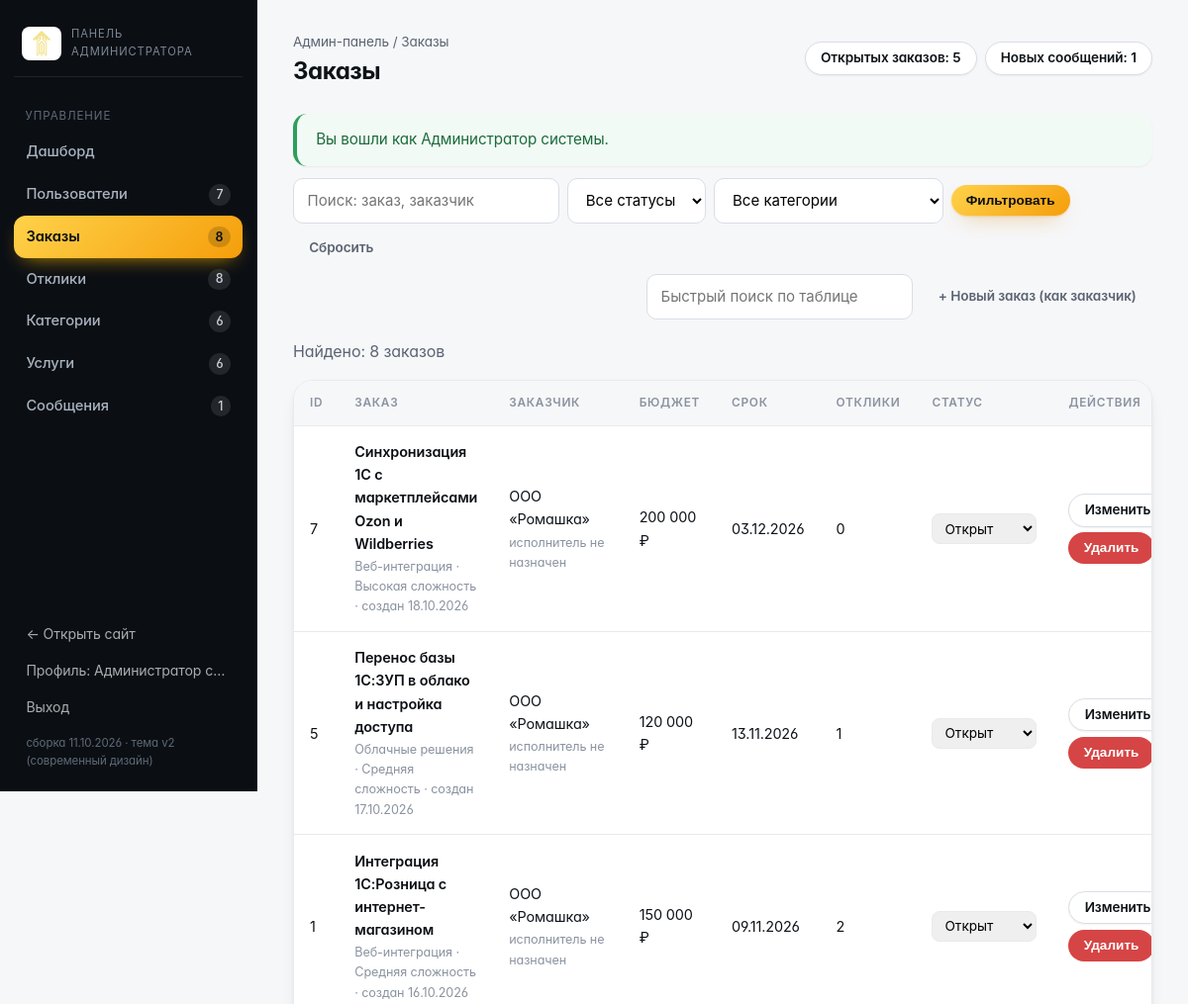
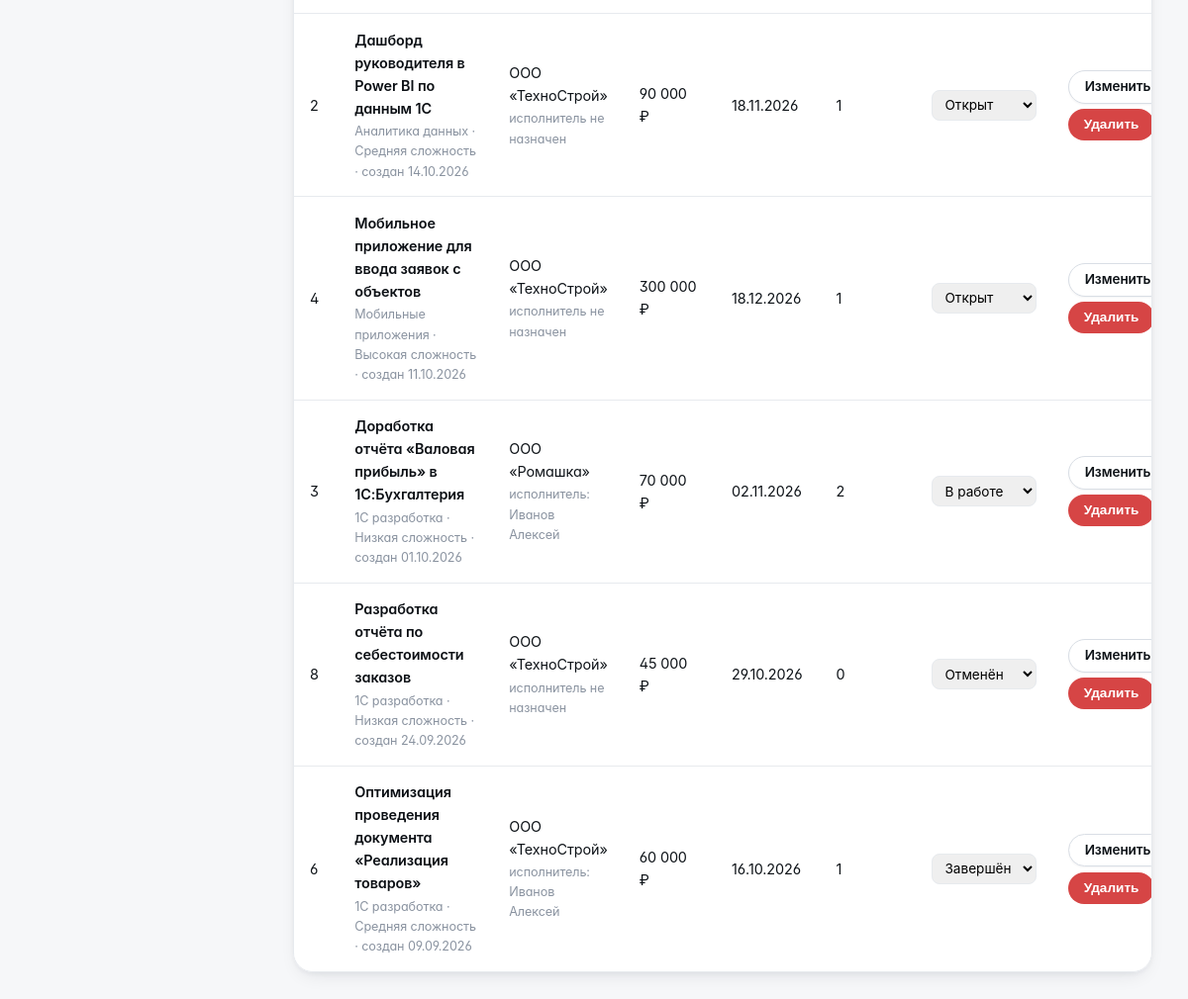
The app's page /admin/orders.php (signed in) with its own data (2 pictures, top to bottom).
### tables this page shows
CREATE TABLE `users` (
    `id`             INT UNSIGNED NOT NULL AUTO_INCREMENT,
    `role`           ENUM('customer','freelancer','admin') NOT NULL DEFAULT 'customer',
    `name`           VARCHAR(120)  NOT NULL COMMENT 'ФИО / название организации',
    `email`          VARCHAR(160)  NOT NULL,
    `password_hash`  VARCHAR(255)  NOT NULL,
    `phone`          VARCHAR(40)   DEFAULT NULL,
    `company`        VARCHAR(160)  DEFAULT NULL COMMENT 'Компания заказчика',
    `specialization` VARCHAR(160)  DEFAULT NULL COMMENT 'Специализация фрилансера',
    `skills`         VARCHAR(500)  DEFAULT NULL COMMENT 'Навыки через запятую',
    `rate`           INT UNSIGNED  DEFAULT NULL COMMENT 'Ставка, руб./час',
    `experience`     TINYINT UNSIGNED DEFAULT NULL COMMENT 'Опыт работы, лет',
    `about`          TEXT          DEFAULT NULL,
    `status`         ENUM('active','blocked') NOT NULL DEFAULT 'active',
    `created_at`     DATETIME      NOT NULL DEFAULT CURRENT_TIMESTAMP,
    `last_login`     DATETIME      DEFAULT NULL,
    PRIMARY KEY (`id`),
    UNIQUE KEY `uq_users_email` (`email`),
    KEY `idx_users_role` (`role`),
    KEY `idx_users_status` (`status`)
);

CREATE TABLE `orders` (
    `id`            INT UNSIGNED NOT NULL AUTO_INCREMENT,
    `customer_id`   INT UNSIGNED NOT NULL,
    `category_id`   INT UNSIGNED DEFAULT NULL,
    `freelancer_id` INT UNSIGNED DEFAULT NULL COMMENT 'Исполнитель, принятый по отклику',
    `title`         VARCHAR(200) NOT NULL,
    `description`   TEXT         NOT NULL,
    `budget`        INT UNSIGNED NOT NULL DEFAULT 0 COMMENT 'Бюджет, руб.',
    `deadline`      DATE         DEFAULT NULL COMMENT 'Срок сдачи',
    `complexity`    ENUM('low','medium','high') NOT NULL DEFAULT 'medium',
    `skills`        VARCHAR(255) DEFAULT NULL COMMENT 'Требуемые навыки',
    `status`        ENUM('open','in_progress','completed','cancelled') NOT NULL DEFAULT 'open',
    `views`         INT UNSIGNED NOT NULL DEFAULT 0,
    `created_at`    DATETIME     NOT NULL DEFAULT CURRENT_TIMESTAMP,
    `updated_at`    DATETIME     NOT NULL DEFAULT CURRENT_TIMESTAMP ON UPDATE CURRENT_TIMESTAMP,
    PRIMARY KEY (`id`),
    KEY `idx_orders_status` (`status`),
    KEY `idx_orders_category` (`category_id`),
    KEY `fk_orders_customer` (`customer_id`),
    KEY `fk_orders_freelancer` (`freelancer_id`),
    CONSTRAINT `fk_orders_customer` FOREIGN KEY (`customer_id`)
        REFERENCES `users` (`id`) ON DELETE CASCADE ON UPDATE CASCADE,
    CONSTRAINT `fk_orders_freelancer` FOREIGN KEY (`freelancer_id`)
        REFERENCES `users` (`id`) ON DELETE SET NULL ON UPDATE CASCADE,
    CONSTRAINT `fk_orders_category` FOREIGN KEY (`category_id`)
        REFERENCES `categories` (`id`) ON DELETE SET NULL ON UPDATE CASCADE
);

CREATE TABLE `categories` (
    `id`          INT UNSIGNED NOT NULL AUTO_INCREMENT,
    `name`        VARCHAR(120) NOT NULL,
    `slug`        VARCHAR(120) NOT NULL,
    `description` VARCHAR(500) DEFAULT NULL,
    `icon`        VARCHAR(80)  DEFAULT NULL COMMENT 'Файл иконки из assets/img',
    `sort_order`  TINYINT UNSIGNED NOT NULL DEFAULT 100,
    PRIMARY KEY (`id`),
    UNIQUE KEY `uq_categories_slug` (`slug`)
);

### includes/functions.php (called while the page is built, shortened)
<?php
require_once __DIR__ . '/db.php';
function e($value): string
{
    return htmlspecialchars((string) $value, ENT_QUOTES | ENT_SUBSTITUTE, 'UTF-8');
}
function flashes(): array
{
    $list = $_SESSION['flash'] ?? [];
    return $list;
}
function excerpt(?string $text, int $length = 180): string
{
    $text = trim(preg_replace('/\s+/u', ' ', (string) $text));
    if (mb_strlen($text, 'UTF-8') <= $length) {
        return $text;
    }
    return mb_substr($text, 0, $length - 1, 'UTF-8') . '…';
}
function current_user(): ?array
{
    $user = q_one(
        'SELECT * FROM users WHERE id = ? AND status = "active"',
        [(int) $_SESSION['user_id']]
    );
    return $user;
}
function require_login(): array
{
    $user = current_user();
    return $user;
}
function require_role(array $roles): array
{
    $user = require_login();
    return $user;
}
function order_status_label(string $status): string
{
    return [
        'open'        => 'Открыт',
        'in_progress' => 'В работе',
        'completed'   => 'Завершён',
        'cancelled'   => 'Отменён',
    ][$status] ?? $status;
}
function complexity_label(string $complexity): string
{
    return ['low' => 'Низкая', 'medium' => 'Средняя', 'high' => 'Высокая'][$complexity] ?? $complexity;
}
function order_statuses(): array
{
    return ['open', 'in_progress', 'completed', 'cancelled'];
}
function money(?int $amount): string
{
    return number_format((float) $amount, 0, ',', ' ') . ' ₽';
}
function format_date(?string $date): string
{
    $ts = strtotime($date);
    return $ts ? date('d.m.Y', $ts) : '—';
}
function plural(int $n, array $forms): string
{
    $n = abs($n) % 100;
    $n1 = $n % 10;
    return $forms[2];
}
function asset(string $path): string
{
    $file = __DIR__ . '/../' . ltrim($path, '/');
    $version = is_file($file) ? filemtime($file) : time();
    return '/' . ltrim($path, '/') . '?v=' . $version;
}
function paginate(int $total, int $perPage = 9): array
{
    $perPage = max(1, $perPage);
    $pages   = max(1, (int) ceil($total / $perPage));
    $current = max(1, min($pages, (int) ($_GET['page'] ?? 1)));
    return [
        'total'    => $total,
        'per_page' => $perPage,
        'pages'    => $pages,
        'current'  => $current,
        'offset'   => ($current - 1) * $perPage,
    ];
}

### includes/db.php (called while the page is built, shortened)
<?php
function db(): PDO
{
    static $pdo = null;
    if ($pdo instanceof PDO) {
        return $pdo;
    }
    $config = require __DIR__ . '/../config/config.php';
    $dsn = sprintf(
        'mysql:host=%s;dbname=%s;charset=%s',
        $config['host'],
        $config['dbname'],
        $config['charset']
    );
    try {
        $pdo = new PDO($dsn, $config['user'], $config['password'], [
            PDO::ATTR_ERRMODE            => PDO::ERRMODE_EXCEPTION,
            PDO::ATTR_DEFAULT_FETCH_MODE => PDO::FETCH_ASSOC,
            PDO::ATTR_EMULATE_PREPARES   => false,
        ]);
    } catch (PDOException $e) {
        http_response_code(500);
        echo '<h1>Ошибка подключения к базе данных</h1>';
        echo '<p>Проверьте параметры соединения в файле <b>config/config.php</b> '
            . 'и убедитесь, что база данных импортирована из <b>sql/database.sql</b>.</p>';
        echo '<p style="color:#999">Техническая информация: ' . htmlspecialchars($e->getMessage()) . '</p>';
        exit;
    }
    return $pdo;
}
function q(string $sql, array $params = []): PDOStatement
{
    $stmt = db()->prepare($sql);
    $stmt->execute($params);
    return $stmt;
}
function q_one(string $sql, array $params = []): ?array
{
    $row = q($sql, $params)->fetch();
    return $row === false ? null : $row;
}
function q_all(string $sql, array $params = []): array
{
    return q($sql, $params)->fetchAll();
}
function q_val(string $sql, array $params = [], $default = null)
{
    $row = q($sql, $params)->fetch(PDO::FETCH_NUM);
    return $row === false ? $default : $row[0];
}

### admin/orders.php (the view, shortened to what this page needs)
<?php
$pageTitle  = 'Заказы';
$adminNav   = 'orders';
$breadcrumb = 'Заказы';
require __DIR__ . '/_header.php';
$search   = trim((string) ($_GET['q'] ?? ''));
$where  = ['1 = 1'];
$params = [];
$condition = 'WHERE ' . implode(' AND ', $where);
$total     = (int) q_val("SELECT COUNT(*) FROM orders o JOIN users u ON u.id = o.customer_id $condition", $params);
$page      = paginate($total, 20);
$orders = q_all(
    "SELECT o.*, u.name AS customer_name, f.name AS freelancer_name, c.name AS category_name,
            (SELECT COUNT(*) FROM responses r WHERE r.order_id = o.id) AS responses_count
       FROM orders o
       JOIN users u           ON u.id = o.customer_id
       LEFT JOIN users f      ON f.id = o.freelancer_id
       LEFT JOIN categories c ON c.id = o.category_id
       $condition
       ORDER BY o.created_at DESC
       LIMIT {$page['per_page']} OFFSET {$page['offset']}",
    $params
);
?>
<div class="toolbar">
    <form method="get" action="/admin/orders.php">
        <input type="search" name="q" value="<?= e($search) ?>" placeholder="Поиск: заказ, заказчик">
        <select name="status">
            <option value="">Все статусы</option>
        </select>
        <select name="category">
            <option value="0">Все категории</option>
        </select>
        <button class="btn btn-sm btn-primary" type="submit">Фильтровать</button>
        <a class="btn btn-sm btn-ghost" href="/admin/orders.php">Сбросить</a>
    </form>
    <input type="search" data-table-filter="#ordersTable" placeholder="Быстрый поиск по таблице" style="margin-left:auto">
    <a class="btn btn-sm btn-ghost" href="/order-form.php">+ Новый заказ (как заказчик)</a>
</div>
<p class="text-muted mb-2">Найдено: <?= (int) $total ?> <?= e(plural($total, ['заказ', 'заказа', 'заказов'])) ?></p>
<div class="table-wrap">
    <table class="data-table" id="ordersTable">
        <thead>
            <tr>
                <th>ID</th>
                <th>Заказ</th>
                <th>Заказчик</th>
                <th>Бюджет</th>
                <th>Срок</th>
                <th>Отклики</th>
                <th>Статус</th>
                <th>Действия</th>
            </tr>
        </thead>
        <tbody>
        <?php foreach ($orders as $row): ?>
            <tr>
                <td><?= (int) $row['id'] ?></td>
                <td style="max-width:320px">
                    <div class="cell-main"><a href="/order.php?id=<?= (int) $row['id'] ?>" target="_blank"><?= e(excerpt($row['title'], 56)) ?></a></div>
                    <div class="cell-sub">
                        <?= e($row['category_name'] ?? 'Без категории') ?>
                        · <?= e(complexity_label($row['complexity'])) ?> сложность
                        · создан <?= e(format_date($row['created_at'])) ?>
                    </div>
                </td>
                <td>
                    <div><?= e($row['customer_name']) ?></div>
                    <div class="cell-sub"><?= e($row['freelancer_name'] ? 'исполнитель: ' . $row['freelancer_name'] : 'исполнитель не назначен') ?></div>
                </td>
                <td><?= e(money((int) $row['budget'])) ?></td>
                <td><?= e(format_date($row['deadline'])) ?></td>
                <td><?= (int) $row['responses_count'] ?></td>
                <td>
                    <form method="post" action="/admin/orders.php<?= $_SERVER['QUERY_STRING'] ? '?' . e($_SERVER['QUERY_STRING']) : '' ?>">
                        <select name="status" onchange="this.form.submit()" style="padding:.35rem .5rem;border-radius:8px;border:1px solid var(--border-light);font-family:inherit;font-size:.85rem">
                            <?php foreach (order_statuses() as $item): ?>
                                <option value="<?= e($item) ?>" <?= $row['status'] === $item ? 'selected' : '' ?>><?= e(order_status_label($item)) ?></option>
                            <?php endforeach; ?>
                        </select>
                    </form>
                </td>
                <td>
                    <div class="actions">
                        <a class="btn btn-sm btn-outline" href="/admin/order-form.php?id=<?= (int) $row['id'] ?>">Изменить</a>
                        <form method="post" action="/admin/orders.php<?= $_SERVER['QUERY_STRING'] ? '?' . e($_SERVER['QUERY_STRING']) : '' ?>">
                            <button class="btn btn-sm btn-danger" data-confirm="Удалить заказ и все его отклики?">Удалить</button>
                        </form>
                    </div>
                </td>
            </tr>
        <?php endforeach; ?>
        </tbody>
    </table>
</div>
<?php require __DIR__ . '/_footer.php'; ?>

### admin/_header.php (shortened to what this page needs)
<?php
require_once __DIR__ . '/../includes/functions.php';
$admin = require_role(['admin']);
$pageTitle  = $pageTitle ?? 'Админ-панель';
$adminNav   = $adminNav ?? 'dashboard';
$breadcrumb = $breadcrumb ?? 'Админ-панель';
$counters = [
    'users'      => (int) q_val('SELECT COUNT(*) FROM users'),
    'orders'     => (int) q_val('SELECT COUNT(*) FROM orders'),
    'open'       => (int) q_val('SELECT COUNT(*) FROM orders WHERE status = "open"'),
    'responses'  => (int) q_val('SELECT COUNT(*) FROM responses'),
    'pending'    => (int) q_val('SELECT COUNT(*) FROM responses WHERE status = "pending"'),
    'categories' => (int) q_val('SELECT COUNT(*) FROM categories'),
    'services'   => (int) q_val('SELECT COUNT(*) FROM services'),
    'messages'   => (int) q_val('SELECT COUNT(*) FROM messages WHERE status = "new"'),
];
$menu = [
    'dashboard'  => ['url' => '/admin/index.php',      'label' => 'Дашборд',        'count' => null],
    'users'      => ['url' => '/admin/users.php',      'label' => 'Пользователи',   'count' => $counters['users']],
    'orders'     => ['url' => '/admin/orders.php',     'label' => 'Заказы',         'count' => $counters['orders']],
    'responses'  => ['url' => '/admin/responses.php',  'label' => 'Отклики',        'count' => $counters['responses']],
    'categories' => ['url' => '/admin/categories.php', 'label' => 'Категории',      'count' => $counters['categories']],
    'services'   => ['url' => '/admin/services.php',   'label' => 'Услуги',         'count' => $counters['services']],
    'messages'   => ['url' => '/admin/messages.php',   'label' => 'Сообщения',      'count' => $counters['messages']],
];
?>
<!DOCTYPE html>
<html lang="ru">
<head>
    <link rel="stylesheet" href="<?= asset('assets/css/base.css') ?>">
    <link rel="stylesheet" href="<?= asset('assets/css/app.css') ?>">
    <link rel="stylesheet" href="<?= asset('assets/css/theme.css') ?>">
</head>
<body class="admin-body">
<div class="admin-layout">
    <aside class="admin-sidebar">
        <div class="admin-logo">
            <img src="/assets/img/logo.png" alt="Высокие технологии">
            <span>Панель администратора</span>
        </div>
        <nav class="admin-nav">
            <div class="admin-nav-title">Управление</div>
            <?php foreach ($menu as $key => $item): ?>
                <a href="<?= e($item['url']) ?>" class="<?= $adminNav === $key ? 'active' : '' ?>">
                    <span><?= e($item['label']) ?></span>
                    <?php if ($item['count'] !== null): ?>
                        <span class="count"><?= (int) $item['count'] ?></span>
                    <?php endif; ?>
                </a>
            <?php endforeach; ?>
        </nav>
        <div class="admin-sidebar-foot">
            <a href="/index.php" target="_blank">← Открыть сайт</a>
            <a href="/profile.php">Профиль: <?= e(excerpt($admin['name'], 16)) ?></a>
            <a href="/logout.php">Выход</a>
            <span style="display:block;padding:.5rem .75rem 0;font-size:.72rem;color:#5F6A77">сборка <?= APP_BUILD ?></span>
        </div>
    </aside>
    <div class="admin-content">
        <div class="admin-topbar">
            <div>
                <div class="breadcrumb">Админ-панель / <?= e($breadcrumb) ?></div>
                <h1><?= e($pageTitle) ?></h1>
            </div>
            <div class="d-flex gap-1 flex-wrap">
                <?php if ($counters['open'] > 0): ?>
                    <a class="btn btn-sm btn-outline" href="/admin/orders.php?status=open">Открытых заказов: <?= $counters['open'] ?></a>
                <?php endif; ?>
                <?php if ($counters['messages'] > 0): ?>
                    <a class="btn btn-sm btn-outline" href="/admin/messages.php?status=new">Новых сообщений: <?= $counters['messages'] ?></a>
                <?php endif; ?>
            </div>
        </div>
        <?php foreach (flashes() as $flash): ?>
            <div class="alert alert-<?= e($flash['type']) ?>"><?= e($flash['message']) ?></div>
        <?php endforeach; ?>

### records on screen
users: name "Администратор с…"
orders: id "7", title "Синхронизация 1С с маркетплейсами Ozon и Wildberries", category.name "Веб-интеграция", complexity "Высокая", created_at "18.10.2026", customer.name "ООО «Ромашка»", freelancer_name "исполнитель не назначен", budget "200 000 ₽", deadline "03.12.2026", responses_count "0"
orders: id "5", title "Перенос базы 1С:ЗУП в облако и настройка доступа", category.name "Облачные решения", complexity "Средняя", created_at "17.10.2026", customer.name "ООО «Ромашка»", freelancer_name "исполнитель не назначен", budget "120 000 ₽", deadline "13.11.2026", responses_count "1"
orders: id "1", title "Интеграция 1С:Розница с интернет-магазином", category.name "Веб-интеграция", complexity "Средняя", created_at "16.10.2026", customer.name "ООО «Ромашка»", freelancer_name "исполнитель не назначен", budget "150 000 ₽", deadline "09.11.2026", responses_count "2"
orders: id "2", title "Дашборд руководителя в Power BI по данным 1С", category.name "Аналитика данных", complexity "Средняя", created_at "14.10.2026", customer.name "ООО «ТехноСтрой»", freelancer_name "исполнитель не назначен", budget "90 000 ₽", deadline "18.11.2026", responses_count "1"
orders: id "4", title "Мобильное приложение для ввода заявок с объектов", category.name "Мобильные приложения", complexity "Высокая", created_at "11.10.2026", customer.name "ООО «ТехноСтрой»", freelancer_name "исполнитель не назначен", budget "300 000 ₽", deadline "18.12.2026", responses_count "1"
orders: id "3", title "Доработка отчёта «Валовая прибыль» в 1С:Бухгалтерия", category.name "1С разработка", complexity "Низкая", created_at "01.10.2026", customer.name "ООО «Ромашка»", freelancer.name "исполнитель: Иванов Алексей", budget "70 000 ₽", deadline "02.11.2026", responses_count "2"
orders: id "8", title "Разработка отчёта по себестоимости заказов", category.name "1С разработка", complexity "Низкая", created_at "24.09.2026", customer.name "ООО «ТехноСтрой»", freelancer_name "исполнитель не назначен", budget "45 000 ₽", deadline "29.10.2026", responses_count "0"
orders: id "6", title "Оптимизация проведения документа «Реализация товаров»", category.name "1С разработка", complexity "Средняя", created_at "09.09.2026", customer.name "ООО «ТехноСтрой»", freelancer.name "исполнитель: Иванов Алексей", budget "60 000 ₽", deadline "16.10.2026", responses_count "1"

### other values on screen
$item['label'] "Дашборд"
$item['label'] "Пользователи"
$item['count'] "7"
$item['label'] "Заказы"
$item['count'] "8"
$item['label'] "Отклики"
$item['label'] "Категории"
$item['count'] "6"
$item['label'] "Услуги"
$item['label'] "Сообщения"
$item['count'] "1"
APP_BUILD "11.10.2026 · тема v2 (современный дизайн)"
$breadcrumb "Заказы"
$pageTitle "Заказы"
$counters['open'] "5"
